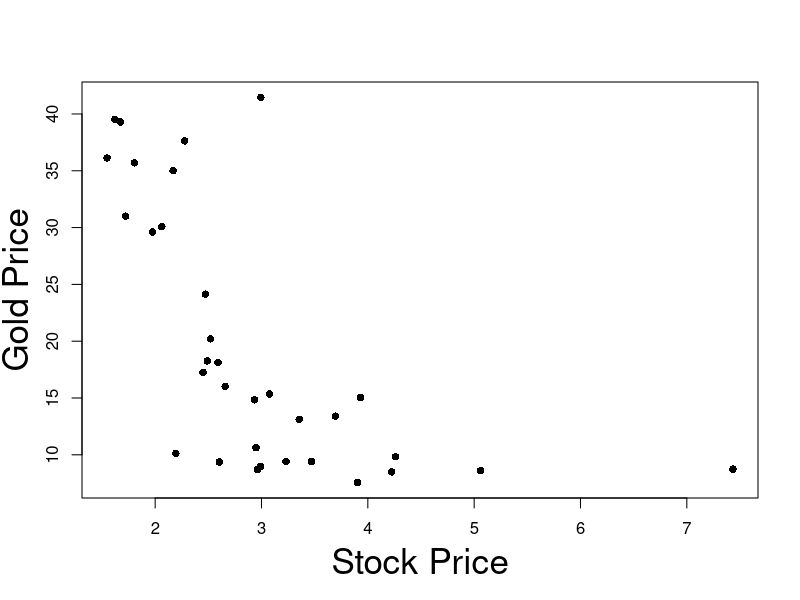
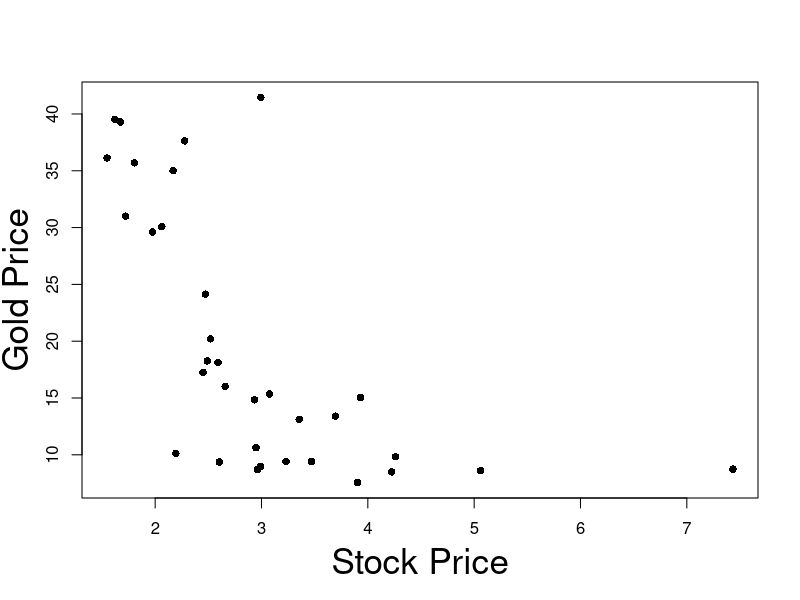
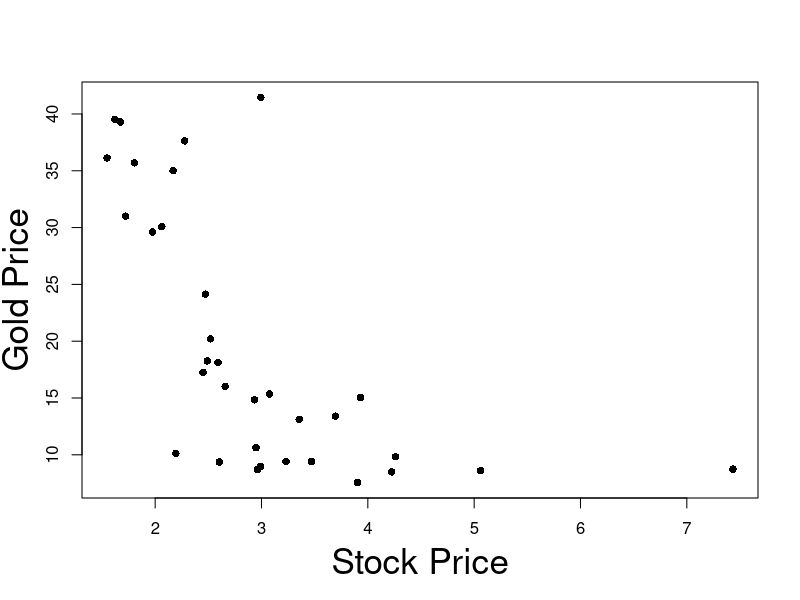
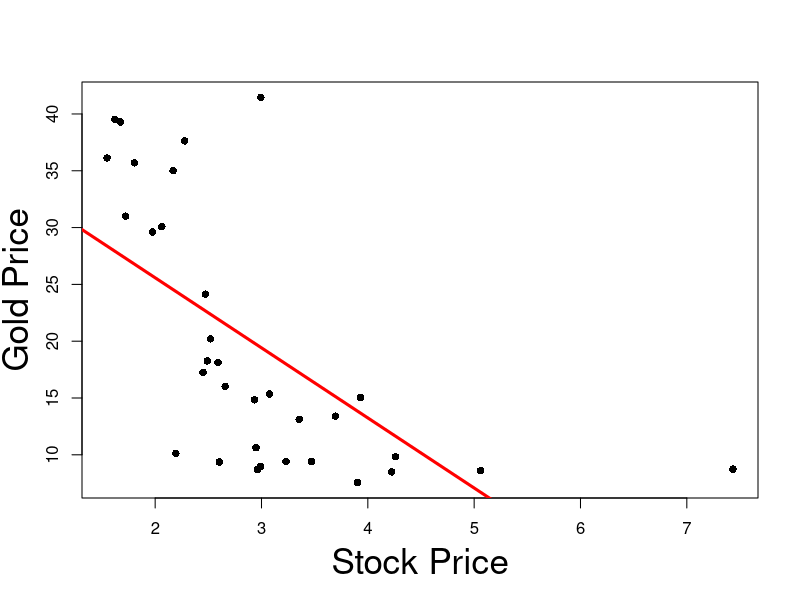
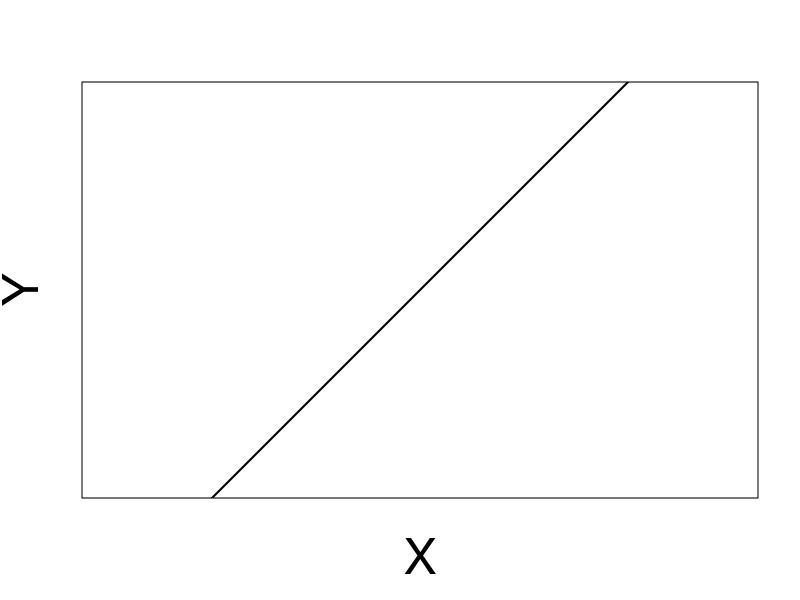
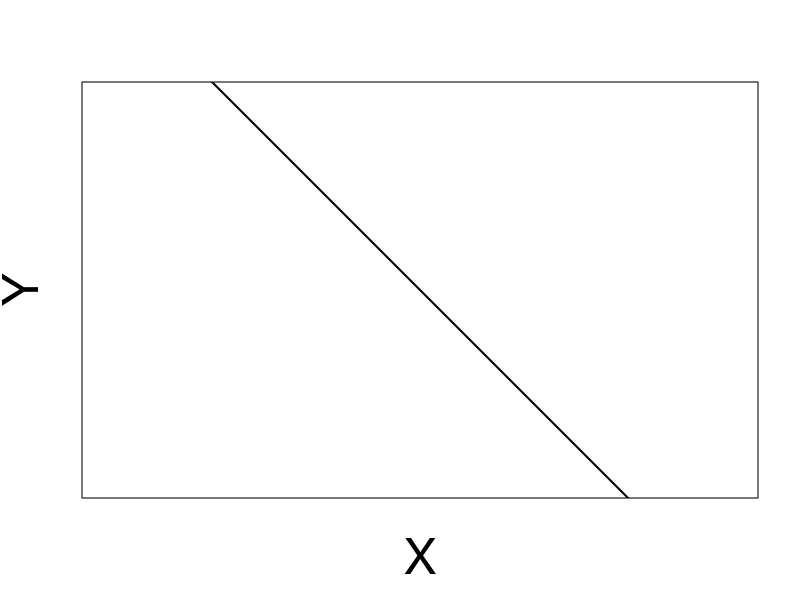
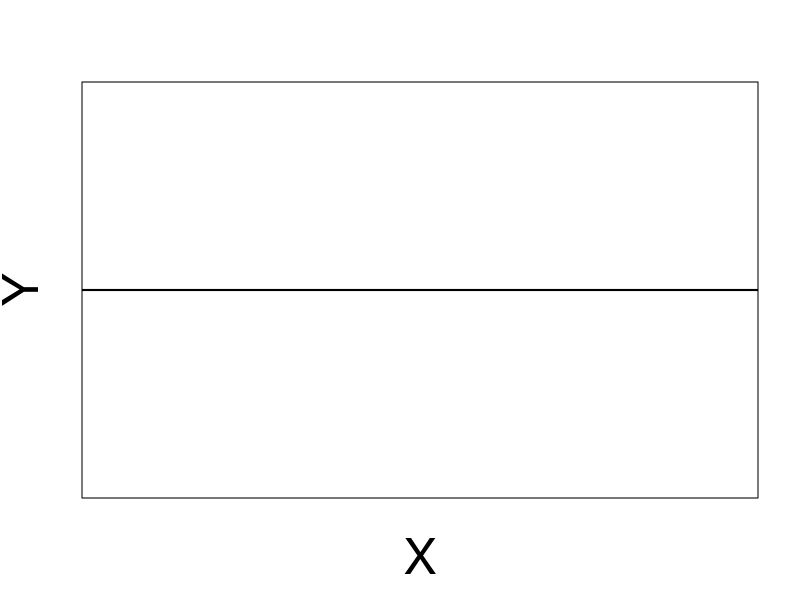
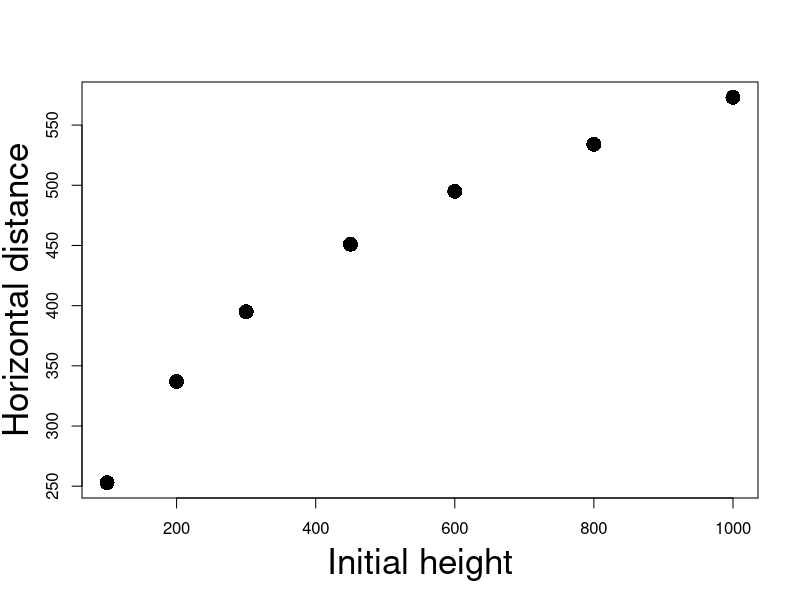

Write the R code that produced these figures, in order.
## ---- chunk 1
#| echo: false
#| layout-ncol: 1

data <- read.table("datasets/L3eg1data.txt")

#Add column labels to data
colnames(data) <- c("Stock Price","Gold Price")

# Output markdown table from data
knitr::kable(
  list(data[1:11,], data[12:22,], data[23:33,]),
  row.names = TRUE,
  format = "html", 
  table.attr = 'class="table simple table-striped table-hover"',
) 


## ---- chunk 2
prices = read.table(file = "datasets/stock_gold.txt",
                    header = TRUE)

print(prices)
## ---- chunk 3
#| echo: false
#| fig-asp: 1

# Read the data
prices <- read.table(file = "datasets/stock_gold.txt",
                   header = TRUE
                  )

stock.price <- prices$stock_price
gold.price <- prices$gold_price

# Create the plot
plot(stock.price,
     gold.price, 
     xlab = "", 
     ylab= "",
     pch = 16)

# Add labels
mtext("Stock Price", side=1, line=3, cex=2.1)
mtext("Gold Price", side=2, line=2.5, cex=2.1)
## ---- chunk 4
#| echo: false
#| fig-asp: 1

# Read the data
prices <- read.table(file = "datasets/stock_gold.txt",
                   header = TRUE
                  )

stock.price <- prices$stock_price
gold.price <- prices$gold_price

# Create the plot
plot(stock.price,
     gold.price, 
     xlab = "", 
     ylab= "",
     pch = 16)

# Add labels
mtext("Stock Price", side=1, line=3, cex=2.1)
mtext("Gold Price", side=2, line=2.5, cex=2.1)
## ---- chunk 5
#| echo: false
#| fig-asp: 1

# Read the data
prices <- read.table(file = "datasets/stock_gold.txt",
                   header = TRUE
                  )

stock.price <- prices$stock_price
gold.price <- prices$gold_price

# Create the plot
plot(stock.price,
     gold.price, 
     xlab = "", 
     ylab= "",
     pch = 16)

# Add labels
mtext("Stock Price", side=1, line=3, cex=2.1)
mtext("Gold Price", side=2, line=2.5, cex=2.1)
## ---- chunk 6
#| echo: false
#| fig-asp: 1

# Read the data
prices <- read.table(file = "datasets/stock_gold.txt",
                     header = TRUE
                    )

# Store data into vectors
stock.price <- prices$stock_price
gold.price <- prices$gold_price

# Fit simple linear regression model
fit.model <- lm(gold.price ~ stock.price)

# Plot the data
plot(stock.price,
     gold.price, 
     xlab = "", 
     ylab= "",
     pch = 16)

# Add labels
mtext("Stock Price", side=1, line=3, cex=2.1)
mtext("Gold Price", side=2, line=2.5, cex=2.1)

# Plot the regression line in red
abline(fit.model, col = "red", lwd = 3)
## ---- chunk 7
#| echo: false
#| fig-asp: 1


# Create a scatter plot with no data points (type = "n")
plot(
  1, 1, 
  type = "n", 
  xlab = "", 
  ylab = "", 
  xlim = c(0, 5), 
  ylim = c(0, 5), 
  frame.plot = TRUE, 
  axes = FALSE, 
  asp = 1)


mtext("X", side=1, line=3, cex=3)
mtext("Y", side=2, line=2, cex=3)

# Add the line y = x
abline(
  a = 0, 
  b = 1, 
  col = "black", 
  lwd = 2)

## ---- chunk 8
#| echo: false
#| fig-asp: 1


# Create a scatter plot with no data points (type = "n")
plot(
  1, 1, 
  type = "n", 
  xlab = "", 
  ylab = "", 
  xlim = c(-3, 3), 
  ylim = c(-3, 3), 
  frame.plot = TRUE, 
  axes = FALSE, 
  asp = 1)



mtext("X", side=1, line=3, cex=3)
mtext("Y", side=2, line=2, cex=3)

# Add the line y = x
abline(
  a = 0, 
  b = -1, 
  col = "black", 
  lwd = 2)

## ---- chunk 9
#| echo: false
#| fig-asp: 1


# Create a scatter plot with no data points (type = "n")
plot(
  1, 1, 
  type = "n", 
  xlab = "", 
  ylab = "", 
  xlim = c(0, 5), 
  ylim = c(0, 5), 
  frame.plot = TRUE, 
  axes = FALSE, 
  asp = 1)


mtext("X", side=1, line=3, cex=3)
mtext("Y", side=2, line=2, cex=3)

# Add the line y = x
abline(
  a = 2.5, 
  b = 0, 
  col = "black", 
  lwd = 2)

## ---- chunk 10
longley <- read.table(file = "datasets/longley.txt",
                      header = TRUE)

head(longley,n=3)
## ---- chunk 11
longley <- read.table(file = "datasets/longley.txt",
                      header = TRUE)

head(longley,n=3)
## ---- chunk 12
# Read data file
longley <- read.table(file = "datasets/longley.txt",
                      header = TRUE)

# Store columns in vectors
x2 <- longley[ , 1]
x3 <- longley[ , 2]
x4 <- longley[ , 3]
x5 <- longley[ , 4]
x6 <- longley[ , 5]
y <- longley[ , 6]

# Fit Model 0 and Model 1
model.1 <- lm(y ~ x3 + x4 + x6)
model.2 <- lm(y ~ x2 + x3 + x4 + x5 + x6)

# F-test for model selection
anova(model.1, model.2, test = "F")
## ---- chunk 13
# Read data file
longley <- read.table(file = "datasets/longley.txt",
                      header = TRUE)

# Store columns in vectors
x2 <- longley[ , 1]
x3 <- longley[ , 2]
x4 <- longley[ , 3]
x5 <- longley[ , 4]
x6 <- longley[ , 5]
y <- longley[ , 6]

# Fit Model 0 and Model 1
model.1 <- lm(y ~ x3 + x4 + x6)
model.2 <- lm(y ~ x2 + x3 + x4 + x5 + x6)

# F-test for model selection
anova(model.1, model.2, test = "F")
## ---- chunk 14
# Read data file
longley <- read.table(file = "datasets/longley.txt",
                      header = TRUE)

# Store columns in vectors
x2 <- longley[ , 1]
x3 <- longley[ , 2]
x4 <- longley[ , 3]
x5 <- longley[ , 4]
x6 <- longley[ , 5]
y <- longley[ , 6]

# Fit Model 0 and Model 1
model.1 <- lm(y ~ x3 + x4 + x6)
model.2 <- lm(y ~ x2 + x3 + x4 + x5 + x6)

# F-test for model selection
anova(model.1, model.2, test = "F")
## ---- chunk 15
# Read data file
longley <- read.table(file = "datasets/longley.txt",
                      header = TRUE)

# Store columns in vectors
x2 <- longley[ , 1]
x3 <- longley[ , 2]
x4 <- longley[ , 3]
x5 <- longley[ , 4]
x6 <- longley[ , 5]
y <- longley[ , 6]

# Fit Model 1 and Model 2
model.1 <- lm(y ~ x3 + x4 + x6)
model.2 <- lm(y ~ x2 + x3 + x4 + x5 + x6)

# F-test for model selection
anova(model.1, model.2, test = "F")
## ---- chunk 16
# Read data file
longley <- read.table(file = "datasets/longley.txt",
                      header = TRUE)

# Store columns in vectors
x2 <- longley[ , 1]
x3 <- longley[ , 2]
x4 <- longley[ , 3]
x5 <- longley[ , 4]
x6 <- longley[ , 5]
y <- longley[ , 6]

# Fit Model 1 and Model 2
model.1 <- lm(y ~ x3 + x4 + x6)
model.2 <- lm(y ~ x2 + x3 + x4 + x5 + x6)

# F-test for model selection
anova(model.1, model.2, test = "F")
## ---- chunk 17
# Read data file
longley <- read.table(file = "datasets/longley.txt",
                      header = TRUE)

# Store columns in vectors
x2 <- longley[ , 1]
x3 <- longley[ , 2]
x4 <- longley[ , 3]
x5 <- longley[ , 4]
x6 <- longley[ , 5]
y <- longley[ , 6]

# Fit Model 1 and Model 2
model.1 <- lm(y ~ x3 + x4 + x6)
model.2 <- lm(y ~ x2 + x3 + x4 + x5 + x6)

# F-test for model selection
anova(model.1, model.2, test = "F")
## ---- chunk 18
# Read data file
longley <- read.table(file = "datasets/longley.txt",
                      header = TRUE)

# Store columns in vectors
x2 <- longley[ , 1]
x3 <- longley[ , 2]
x4 <- longley[ , 3]
x5 <- longley[ , 4]
x6 <- longley[ , 5]
y <- longley[ , 6]

# Fit Model 1 and Model 2
model.1 <- lm(y ~ x3 + x4 + x6)
model.2 <- lm(y ~ x2 + x3 + x4 + x5 + x6)

# F-test for model selection
anova(model.1, model.2, test = "F")
## ---- chunk 19
#| echo: false
#| fig-asp: 1

# Enter the data
height <- c(100, 200, 300, 450, 600, 800, 1000)
distance <- c(253, 337, 395, 451, 495, 534, 573)

# Scatter plot of data
plot(height, distance, xlab = "", ylab = "", pch = 16, cex = 2)

# Add labels
mtext("Initial height", side = 1, line = 3, cex = 2.1)
mtext("Horizontal distance", side = 2, line = 2.5, cex = 2.1)
## ---- chunk 20
#| echo: true
#| code-fold: true
#| code-summary: "Click here to show the full code"
#| fig-asp: 1

# Enter the data
height <- c(100, 200, 300, 450, 600, 800, 1000)
distance <- c(253, 337, 395, 451, 495, 534, 573)

# Scatter plot of data
plot(height, distance, xlab = "", ylab = "", pch = 16, cex = 2)

# Add labels
mtext("Initial height", side = 1, line = 3, cex = 2.1)
mtext("Horizontal distance", side = 2, line = 2.5, cex = 2.1)

# Fit quadratic model
quadratic <- lm(distance ~ height + I( height^2 ))

# Fit cubic model
cubic <- lm(distance ~ height + I( height^2 ) + I (height^3))

# Plot quadratic Vs Cubic
polynomial <- Vectorize(function(x, ps) {
  n <- length(ps)
  sum(ps*x^(1:n-1))
}, "x")
curve(polynomial(x, coef(quadratic)), add=TRUE, col = "red", lwd = 2)
curve(polynomial(x, coef(cubic)), add=TRUE, col = "blue", lty = 2, lwd = 2)
legend("topleft", legend = c("quadratic", "cubic"), 
       col = c("red", "blue"), lty = c(1,2), lwd = 2, cex = 2.5)
## ---- chunk 21
#| echo: true
#| code-fold: true
#| code-summary: "Click here to show the full code"
#| fig-asp: 1

# Divorces data
year <- c(1, 2, 3, 4, 5, 6,7, 8, 9, 10, 15, 20, 25, 30)
percent <- c(3.51, 9.5, 8.91, 9.35, 8.18, 6.43, 5.31, 
             5.07, 3.65, 3.8, 2.83, 1.51, 1.27, 0.49)

# Scatter plot of data
plot(year, percent, xlab = "", ylab = "", pch = 16, cex = 2)

# Add labels
mtext("Years of marriage", side = 1, line = 3, cex = 2.1)
mtext("Risk of divorce by adultery", side = 2, line = 2.5, cex = 2.1)
## ---- chunk 22
#| echo: true
#| code-fold: true
#| code-summary: "Click here to show the full code"
#| fig-asp: 1

# Divorces data
year <- c(1, 2, 3, 4, 5, 6,7, 8, 9, 10, 15, 20, 25, 30)
percent <- c(3.51, 9.5, 8.91, 9.35, 8.18, 6.43, 5.31, 
             5.07, 3.65, 3.8, 2.83, 1.51, 1.27, 0.49)

# Fit linear model
linear <- lm(percent ~ year)

# Fit quadratic model
quadratic <- lm(percent ~ year + I( year^2 ))

# Scatter plot of data
plot(year, percent, xlab = "", ylab = "", pch = 16, cex = 2)

# Add labels
mtext("Years of marriage", side = 1, line = 3, cex = 2.1)
mtext("Risk of divorce by adultery", side = 2, line = 2.5, cex = 2.1)

# Plot Linear Vs Quadratic
polynomial <- Vectorize(function(x, ps) {
  n <- length(ps)
  sum(ps*x^(1:n-1))
}, "x")
curve(polynomial(x, coef(linear)), add=TRUE, col = "red", lwd = 2)
curve(polynomial(x, coef(quadratic)), add=TRUE, col = "blue", lty = 2, lwd = 2)
legend("topright", legend = c("Linear", "Quadratic"), 
       col = c("red", "blue"), lty = c(1,2), cex = 3, lwd = 3)
## ---- chunk 23
#| echo: true
#| code-fold: true
#| code-summary: "Click here to show the full code"
#| fig-asp: 1

# Divorces data
year <- c(1, 2, 3, 4, 5, 6,7, 8, 9, 10, 15, 20, 25, 30)
percent <- c(3.51, 9.5, 8.91, 9.35, 8.18, 6.43, 5.31, 
             5.07, 3.65, 3.8, 2.83, 1.51, 1.27, 0.49)

# Fit linear model
linear <- lm(percent ~ year)

# Fit order 6 model
order_6 <- lm(percent ~ year  + I( year^2 ) + I( year^3 ) + 
                                I( year^4 ) + I( year^5 ) +
                                I( year^6 ))

# Scatter plot of data
plot(year, percent, xlab = "", ylab = "", pch = 16, cex = 2)

# Add labels
mtext("Years of marriage", side = 1, line = 3, cex = 2.1)
mtext("Risk of divorce by adultery", side = 2, line = 2.5, cex = 2.1)

# Plot Linear Vs Quadratic
polynomial <- Vectorize(function(x, ps) {
  n <- length(ps)
  sum(ps*x^(1:n-1))
}, "x")
curve(polynomial(x, coef(linear)), add=TRUE, col = "red", lwd = 2)
curve(polynomial(x, coef(order_6)), add=TRUE, col = "blue", lty = 2, lwd = 3)
legend("topright", legend = c("Linear", "Order 6"), 
       col = c("red", "blue"), lty = c(1,2), cex = 3, lwd = 3)
